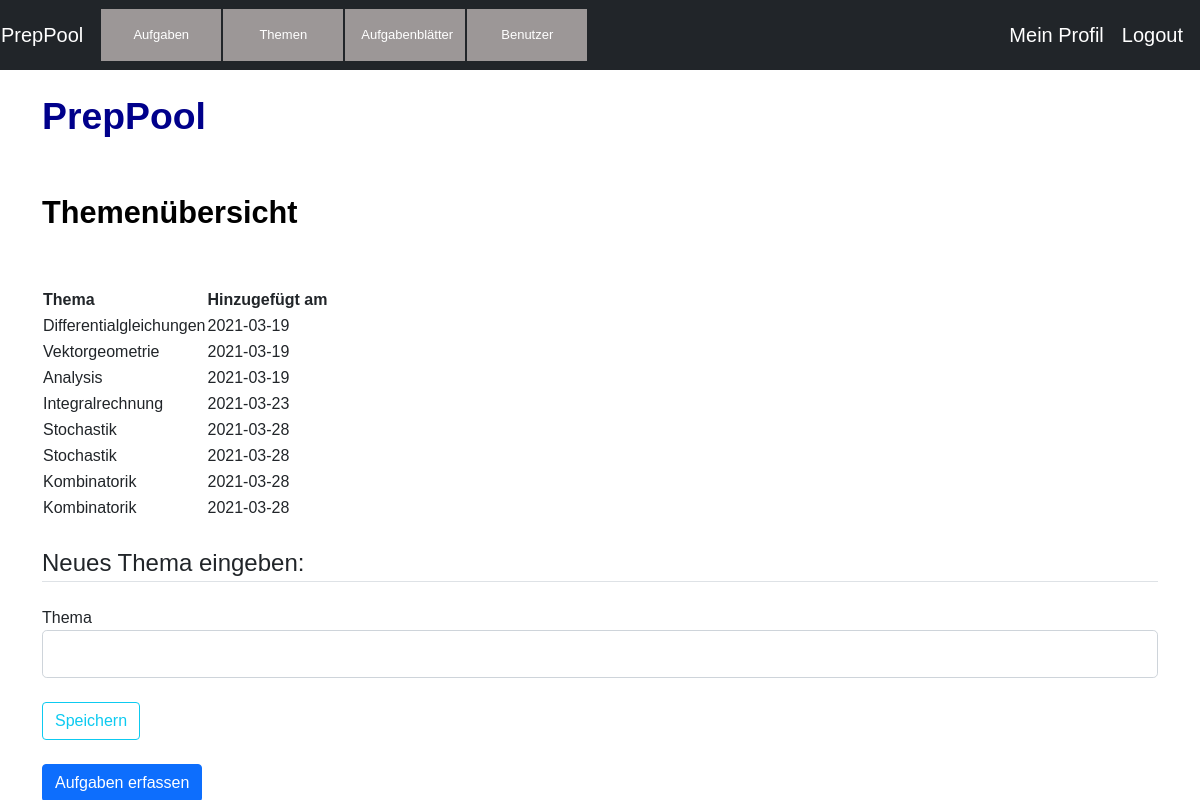
Page /topics/new_topic/ (signed in) on the committed database.
### app/topics/models.py (models this page shows, shortened)
class Topic(db.Model):
    id =db.Column(db.Integer, primary_key=True)
    content = db.Column(db.String(200), nullable = False)
    date_created = db.Column(db.DateTime, default=datetime.utcnow)
    user_id = db.Column(db.Integer, db.ForeignKey('user.id'), nullable=False)

### app/topics/views.py (the view)
@topicmod.route('/new_topic/', methods=[ 'GET','POST'])
@login_required
def new_topic():
    form =TopicForm()
    if form.validate_on_submit():
        add_topic_to_db(form)
        return redirect(url_for('topics.new_topic'))
    else:
        topics = Topic.query.filter_by(user_id=current_user.id).all()
        return render_template("topics/new_topic.html", topics=topics,form=form)

### app/topics/forms.py
class TopicForm(FlaskForm):
    topic=StringField('Thema', validators=[DataRequired()])
    submit=SubmitField('Speichern')

### app/users/models.py (called while the page is built)
@login_manager.user_loader
def load_user(user_id):
    return User.query.get(int(user_id))

### app/templates/topics/new_topic.html (shortened to what this page needs)
{% extends 'base.html' %}
{%block head  %}
<link rel="stylesheet" href="{{ url_for('static', filename='css/style.css') }}">
{% endblock%}
{%block body  %}
<br>
<h1>PrepPool</h1>
    <br>
<br>
<div class="content">
    <h2 style="text-align: left"> Themenübersicht</h2>
    <br>
    <br>
    <table id = "tables">
        <tr>
            <th>Thema</th>
            <th>Hinzugefügt am</th>
        </tr>
        {% for topic in topics %}
        <tr>
            <td>{{topic.content}}</td>
            <td>{{topic.date_created.date()}}</td>
        </tr>
        {% endfor %}
    </table>
 <div class="content-section">
    <form method="POST" action="">
        <br>
        <fieldset class="form-group">
            <legend class="border-bottom mb-4"> Neues Thema eingeben: </legend>
            <div class="form-group">
            {{ form.topic.label(class="form-control-label") }}
            {%if form.topic.errors%}
                {{ form.topic(class="form-control form-control-lg is-invalid") }}
            <div class="invalid-feedback">
                {%for error in form.topic.errors%}
                <span> {{error}} </span>
                  {%endfor%}
                </div>
              {%else%}
              {{form.topic (class="form-control form-control-lg") }}
              {%endif%}
            </div>
        </fieldset>
        <br>
        <div class="form-group">
        {{form.submit(class="btn btn-outline-info") }}
        </div>
        <br>
    </form>
</div>
<a class="btn btn-primary" href="/posts/new_post" role="button">Aufgaben erfassen
</a>
<br>
{% endblock%}

### app/static/css/style.css (style rules this page uses)
body { font-family: Arial, Helvetica, sans-serif; }
h1 { color: darkblue; font-size: 28pt; font-weight:bold; }
h2 { color: black; font-size: 23pt; font-weight:bold; }

### rows in the picture
Topic: content "Differentialgleichungen", date_created "2021-03-19"
Topic: content "Vektorgeometrie", date_created "2021-03-19"
Topic: content "Analysis", date_created "2021-03-19"
Topic: content "Integralrechnung", date_created "2021-03-23"
Topic: content "Stochastik", date_created "2021-03-28"
Topic: content "Stochastik", date_created "2021-03-28"
Topic: content "Kombinatorik", date_created "2021-03-28"
Topic: content "Kombinatorik", date_created "2021-03-28"
